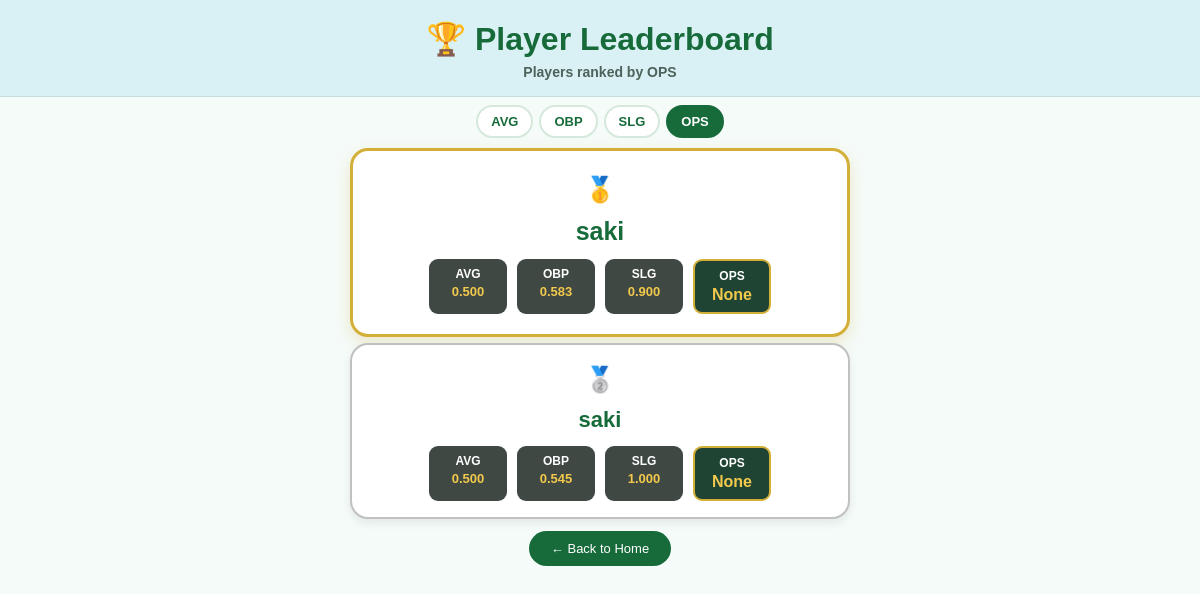
/leaderboard, run on an earlier commit of the app's database.
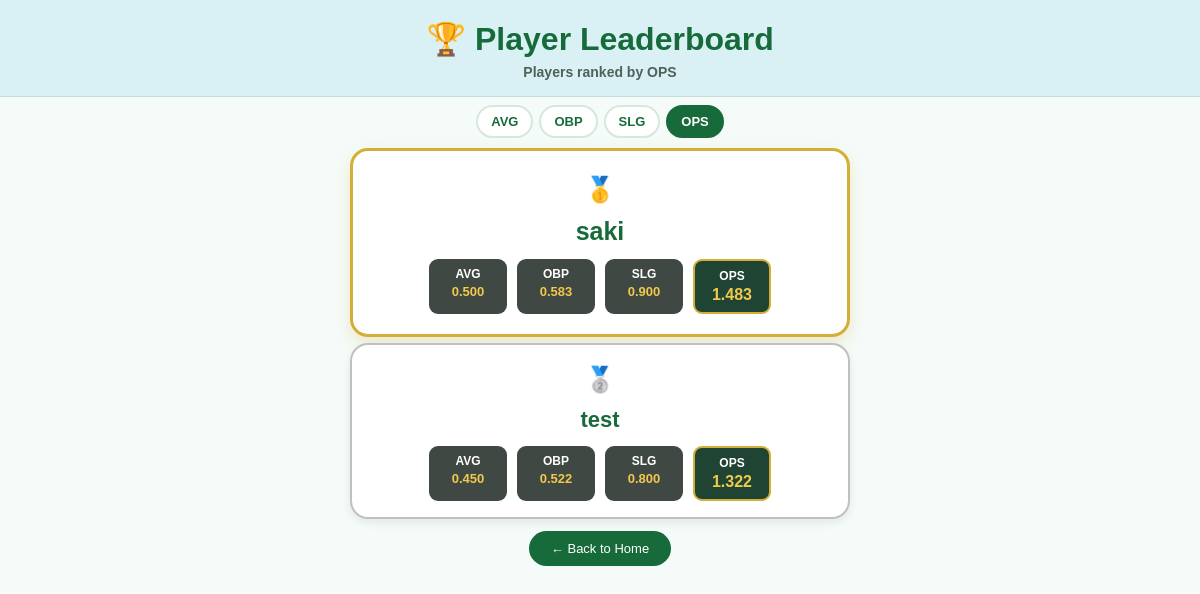
And on a later commit of the database.
### tables this page shows
CREATE TABLE players(

    id INTEGER PRIMARY KEY AUTOINCREMENT,

    player TEXT,

    at_bats INTEGER,

    hits INTEGER,

    singles INTEGER,

    doubles INTEGER,

    triples INTEGER,

    walks INTEGER,

    home_runs INTEGER,

    average TEXT,

    obp TEXT,

    slg TEXT

, ops TEXT);

### app.py (the view)
@app.route("/leaderboard")
def leaderboard():
    sort = request.args.get("sort", "ops")
    if sort == "average":
        order_column = "average"
    elif sort == "obp":
        order_column = "obp"
    elif sort == "slg":
        order_column = "slg"
    else:
        order_column = "ops"
    cursor.execute(f"""
        SELECT id, player, average, obp, slg, ops
        FROM players
        ORDER BY CAST({order_column} AS REAL) DESC
    """)
    players = cursor.fetchall()
    return render_template(
        "leaderboard.html",
        players=players,
        sort=sort
    )

### templates/leaderboard.html (shortened to what this page needs)
<!DOCTYPE html>
<html lang="en">
<head>
</head>
<body>
    <div class="page-header">
        <h1>🏆 Player Leaderboard</h1>
        <p>Players ranked by OPS</p>
    </div>
    <div class="leaderboard">
                <div class="sort-buttons">
            <a href="/leaderboard?sort=average"
               class="sort-button {% if sort == 'average' %}active{% endif %}">
                AVG
            </a>
            <a href="/leaderboard?sort=obp"
               class="sort-button {% if sort == 'obp' %}active{% endif %}">
                OBP
            </a>
            <a href="/leaderboard?sort=slg"
               class="sort-button {% if sort == 'slg' %}active{% endif %}">
                SLG
            </a>
            <a href="/leaderboard?sort=ops"
               class="sort-button {% if sort == 'ops' %}active{% endif %}">
                OPS
            </a>
        </div>
        {% if players %}
            {% for p in players %}
                <div class="leaderboard-card
                    {% if loop.index == 1 %}first
                    {% elif loop.index == 2 %}second
                    {% elif loop.index == 3 %}third
                    {% endif %}">
                    <div class="rank">
                        {% if loop.index == 1 %}
                            🥇
                        {% elif loop.index == 2 %}
                            🥈
                        {% elif loop.index == 3 %}
                            🥉
                        {% else %}
                            {{ loop.index }}
                        {% endif %}
                    </div>
                    <h2 class="player-name">
                        <a href="/player/{{ p[0] }}" class="player-link">
                            {{ p[1] }}
                        </a>
                    </h2>
                    <div class="stats">
                        <div class="stat">
                            <strong>AVG</strong>
                            <span>{{ p[2] }}</span>
                        </div>
                        <div class="stat">
                            <strong>OBP</strong>
                            <span>{{ p[3] }}</span>
                        </div>
                        <div class="stat">
                            <strong>SLG</strong>
                            <span>{{ p[4] }}</span>
                        </div>
                        <div class="stat ops-stat">
                            <strong>OPS</strong>
                            <span>{{ p[5] }}</span>
                        </div>
                    </div>
                </div>
            {% endfor %}
        {% else %}
            <div class="empty-message">
                No players registered yet.
            </div>
        {% endif %}
    </div>
    <div class="back-area">
        <a href="/" class="back-button">
            ← Back to Home
        </a>
    </div>
</body>
</html>

### templates/leaderboard.html (style rules this page uses)
* { box-sizing: border-box; }
body { margin: 0; font-family: Arial, sans-serif; background-color: #f5fbf9; color: #244238; min-height: 100vh; }
.page-header { text-align: center; padding: 20px 15px 16px; background-color: #d9f1f4; border-bottom: 1px solid #c6dddd; }
.page-header h1 { margin: 0; font-size: 32px; color: #176b3a; }
.page-header p { margin: 6px 0 0; color: #4d625b; font-size: 14px; font-weight: bold; }
.leaderboard { width: 80%; max-width: 500px; margin: 8px auto; }
.sort-buttons { display: flex; justify-content: center; gap: 6px; flex-wrap: wrap; margin: 0 auto 10px; }
.sort-button { display: inline-block; background-color: white; color: #176b3a; text-decoration: none; border: 2px solid #d5e8dc; border-radius: 18px; padding: 7px 13px; font-size: 13px; font-weight: bold; transition: 0.2s; }
.sort-button.active { background-color: #176b3a; color: white; border-color: #176b3a; }
.leaderboard-card { background-color: white; border-radius: 18px; padding: 16px 18px; margin-bottom: 6px; text-align: center; border: 2px solid #d5e8dc; box-shadow: 0 4px 10px rgba(0, 0, 0, 0.08); transition: 0.2s; }
.leaderboard-card.first { border: 3px solid #d4af37; padding: 20px 18px; box-shadow: 0 6px 16px rgba(212, 175, 55, 0.25) }
.leaderboard-card.second { border-color: #c0c0c0; }
.rank { font-size: 25px; line-height: 1; margin-bottom: 10px; font-weight: bold; display: flex; justify-content: center; align-items: center; min-height: 36px; }
.player-name { margin: 0 0 13px; color: #176b3a; font-size: 22px; }
.player-link { color: inherit; text-decoration: none; }
.first .player-name { font-size: 25px; }
.stats { display: flex; justify-content: center; gap: 10px; flex-wrap: wrap; }
.stat { width: 78px; background-color: #3f4843; color: white; border-radius: 9px; padding: 8px 4px; }
.stat strong { display: block; font-size: 12px; margin-bottom: 3px; }
.stat span { display: block; color: #f2c94c; font-weight: bold; font-size: 13px; }
.ops-stat { background-color: #1f4433; border: 2px solid #d4af37; }
.ops-stat span { font-size: 16px; }
.back-area { text-align: center; margin: 12px 0 15px; }
.back-button { display: inline-block; background-color: #176b3a; color: white; text-decoration: none; padding: 10px 22px; border-radius: 20px; font-size: 13px; transition: 0.2s; }

What changed in the data, as far as the page shows it:
removed players: player "saki", average "0.500", obp "0.583", slg "0.900", p "None"
removed players: player "saki", average "0.500", obp "0.545", slg "1.000", p "None"
added players: player "saki", average "0.500", obp "0.583", slg "0.900", ops "1.483"
added players: player "test", average "0.450", obp "0.522", slg "0.800", ops "1.322"
